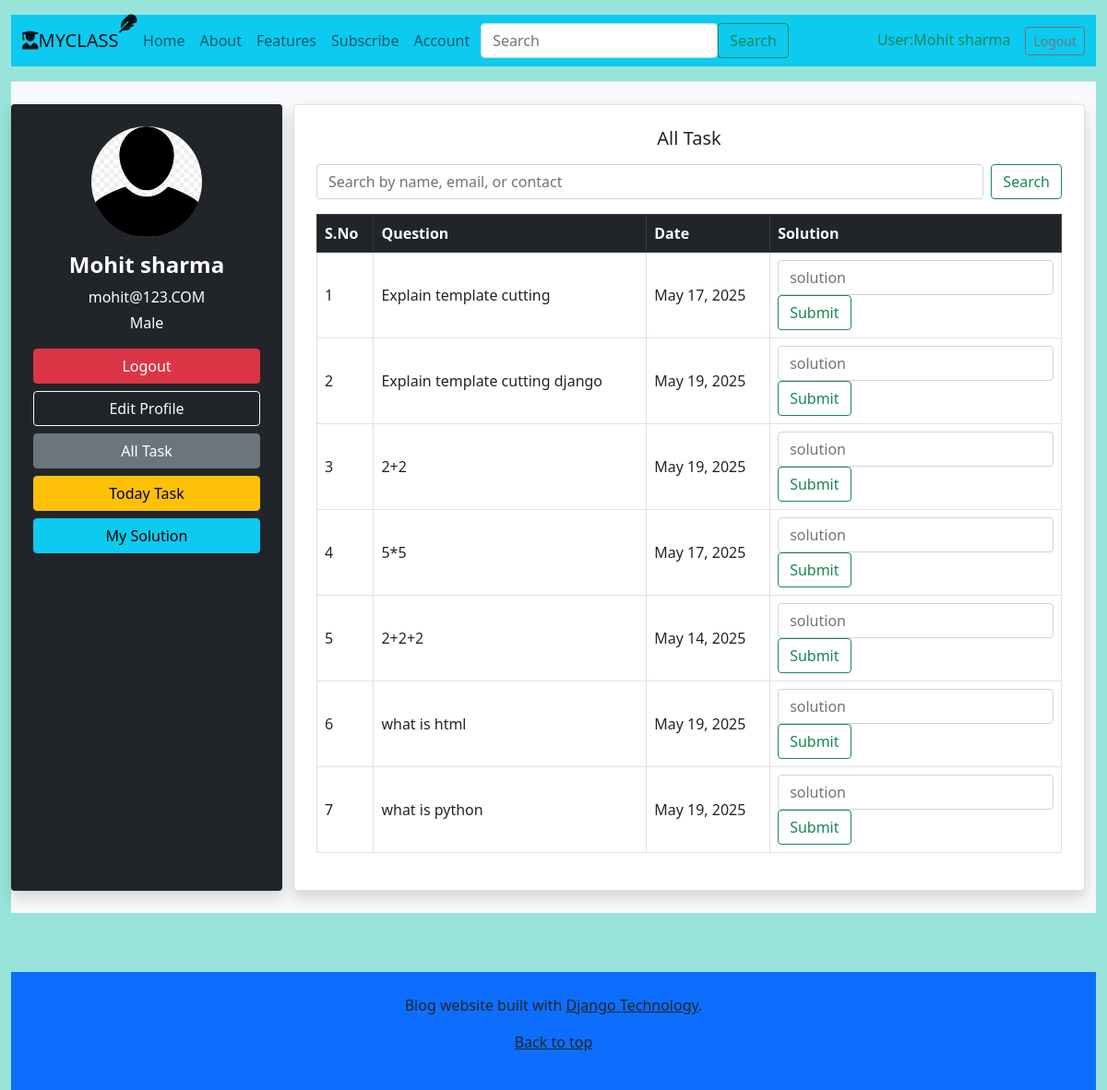
Screenshot of /showtaskuser/5 with the database file from the repository.
### app/models.py (models this page shows, shortened)
class Student(models.Model):
    User_name=models.CharField(max_length=50)
    User_email=models.EmailField()
    User_gender=models.CharField(max_length=50)
    User_image=models.ImageField(upload_to='images/', blank=True,null=True)
    User_document=models.FileField(upload_to='file/' , blank=True,null=True)
    User_password=models.CharField(max_length=50)
    User_contact=models.IntegerField(blank=True,null=True)
    User_joindate=models.DateField(blank=True,null=True)

class Question(models.Model):
     ques=models.TextField(max_length=200)
     date=models.DateField()

### app/views.py (the view)
# urls.py: path('showtaskuser/<int:pk>', views.showtaskuser, name='showtaskuser'),
def showtaskuser(req,pk):
    userdata=Student.objects.get(id=pk)
    button="Logout"
    taskdata=Question.objects.all()
    return render(req,'userdashboard.html', {'taskdata':taskdata,'userdata':userdata,'button':button})

### app/templates/userdashboard.html (shortened to what this page needs)
{% extends "base.html" %}
{% load static %}
{% block content %}
{% if userdata %}
<main class="container-fluid py-4 bg-light">
  <div class="row g-4">
    <div class="col-lg-3 bg-dark text-white p-4 rounded shadow">
      <div class="text-center">
       {% if userdata.User_image %}
        <img src="{{ userdata.User_image.url }}" alt="Profile Image" class="img-fluid rounded-circle mb-3" style="width: 120px; height: 120px; object-fit: cover;">
        {% else %}
        <img src="{% static 'images/portfolio.png' %}" alt="Profile Image" class="img-fluid rounded-circle mb-3" style="width: 120px; height: 120px; object-fit: cover;">
       {% endif %} <h4 class="fw-bold">{{ userdata.User_name }}</h4>
        <p class="mb-1">{{ userdata.User_email }}</p>
        <p>{{ userdata.User_gender }}</p>
        <div class="d-grid gap-2 mt-3">
          <a href="{% url 'home' %}" class="btn btn-danger">{{ button }}</a>
          <a href="{% url 'editprofile' userdata.id %}" class="btn btn-outline-light">Edit Profile</a>
              <a href="{% url 'showtaskuser' pk=userdata.id %}" class="btn btn-secondary">All Task</a>
              <a href="{% url 'fn11' pk=userdata.id %}" class="btn btn-warning">Today Task</a>
          <a href="{% url 'showsolstu' pk=userdata.id %}" class="btn btn-info">My Solution</a>
        </div>
      </div>
    </div>
    <div class="col-lg-9">
      <div class="row g-4">
       {% if taskdata %}
        <div class="col-md-12">
          <div class="card shadow p-4">
            <h5 class="text-center mb-3">All Task</h5>
            <form class="d-flex mb-3" method="POST" action="{% url 'addtask' pk=userdata.id  %}">
              <input class="form-control me-2" type="search" name="record" placeholder="Search by name, email, or contact" aria-label="Search">
              <button class="btn btn-outline-success" type="submit">Search</button>
            </form>
            <table class="table table-hover table-bordered align-middle">
              <thead class="table-dark">
                <tr>
                  <th>S.No</th>
                  <th>Question</th>
                  <th>Date</th>
                  <th>Solution</th>
                </tr>
              </thead>
              <tbody>
                {% for i in taskdata %}
                <tr>
                <form class="d-flex" method="POST" action="{% url 'solsubmit' pk=userdata.id sk=i.id %}">
                  <td>{{ forloop.counter }}</td>
                  <td>{{ i.ques}}</td>
                  <td>{{ i.date }}</td>
                  <td>
              <input class="form-control me-0" type="text" name="solu" placeholder="solution" aria-label="Search">
              <button class="btn btn-outline-success" type="submit">Submit</button>
            </form></td>
                </tr>
                {% endfor %}
              </tbody>
            </table>
          </div>
        </div>
        {% else %}
        <div class="col-md-8 text-center py-5">
          <h4 class="text-muted">No Data Available</h4>
        </div>
        {% endif %}
      </div>
    </div>
  </div>
</main>
{% endif %}
{% endblock %}

### app/templates/base.html (shortened to what this page needs)
<!doctype html>
<html lang="en">
  <head>
    <link href="https://cdn.jsdelivr.net/npm/bootstrap@5.0.2/dist/css/bootstrap.min.css" rel="stylesheet">
    <link rel="stylesheet" href="https://cdnjs.cloudflare.com/ajax/libs/font-awesome/6.7.2/css/all.min.css" />
    {% load static %}
    {% block css %} <link rel='stylesheet' href="{% static 'css/style.css'%}"> {% endblock %}
  </head>
  <body>
<div class="container-fluid">
 {% if  userdata  %}
  <header class="blog-header py-3 border-bottom">
    <div class="container-fluid bg-info">
      <nav class="navbar navbar-expand-lg navbar-light bg-blue">
               <a class="navbar-brand" href="#"><i class="fa-solid fa-user-graduate"></i>MYCLASS<i class="fa-solid fa-feather f3-normal position-absolute top-0 "></i></a>
        <div class="collapse navbar-collapse" id="navbarNav">
          <ul class="navbar-nav ms-auto">
            <li class="nav-item active">
              <a class="nav-link" href="{% url 'home1' pk=userdata.id %}">Home</a>
            </li>
            <li class="nav-item">
              <a class="nav-link" href="{% url 'about1' pk=userdata.id %}">About</a>
            </li>
            <li class="nav-item">
              <a class="nav-link" href="{% url 'feature1' pk=userdata.id %}">Features</a>
            </li>
            <li class="nav-item">
              <a class="nav-link" href="{% url 'subscription1' pk=userdata.id %}">Subscribe</a>
            </li>
            <li class="nav-item">
              <a class="nav-link" href="{% url 'account1' pk=userdata.id %}">Account</a>
            </li>
          </ul>
          <form class="d-flex ms-1 me-5">
            <input class="form-control me-0" type="search" placeholder="Search" aria-label="Search">
            <button class="btn btn-outline-success" type="submit">Search</button>
          </form>
          <div class="d-flex justify-content-center align-items-center ms-5">
             <h6 class="text-success p-0 m-0">User:{{userdata.User_name}}</h6>
          </div>
          <div class="d-flex justify-content-end align-items-center ms-3">
            <a class="btn btn-sm btn-outline-secondary" href="{% url 'home' %}">Logout</a>
          </div>
        </div>
      </nav>
    </div>
  </header>
{% endif %}
{% block content %} {% endblock %}
<footer class="blog-footer p-4 bg-primary">
  <p>Blog website built with <a href="#" class="text-dark">Django Technology</a>.</p>
  <p><a href="#" class="text-dark">Back to top</a></p>
</footer>
</div>
</body>
</html>

### app/static/css/style.css (style rules this page uses)
.blog-footer { width: 100%; padding: 2rem 0; text-align: center; background: #f8f9fa; margin-top: 4rem; }
body { background-color: #98e4da; }
.navbar-nav .nav-link { position: relative; color: #333; font-weight: 500; transition: color 0.3s ease; }
.navbar-nav .nav-link::after { content: ""; position: absolute; left: 0; bottom: 0; width: 0%; height: 2px; background-color: #0d6efd; transition: width 0.3s ease; }

### rows the page displays
Student: User_name "Mohit sharma", User_email "mohit@123.COM", User_gender "Male"
Question: ques "Explain template cutting", date "May 17, 2025"
Question: ques "Explain template cutting django", date "May 19, 2025"
Question: ques "2+2", date "May 19, 2025"
Question: ques "5*5", date "May 17, 2025"
Question: ques "2+2+2", date "May 14, 2025"
Question: ques "what is html", date "May 19, 2025"
Question: ques "what is python", date "May 19, 2025"

### other values shown
{{ button }} "Logout"
